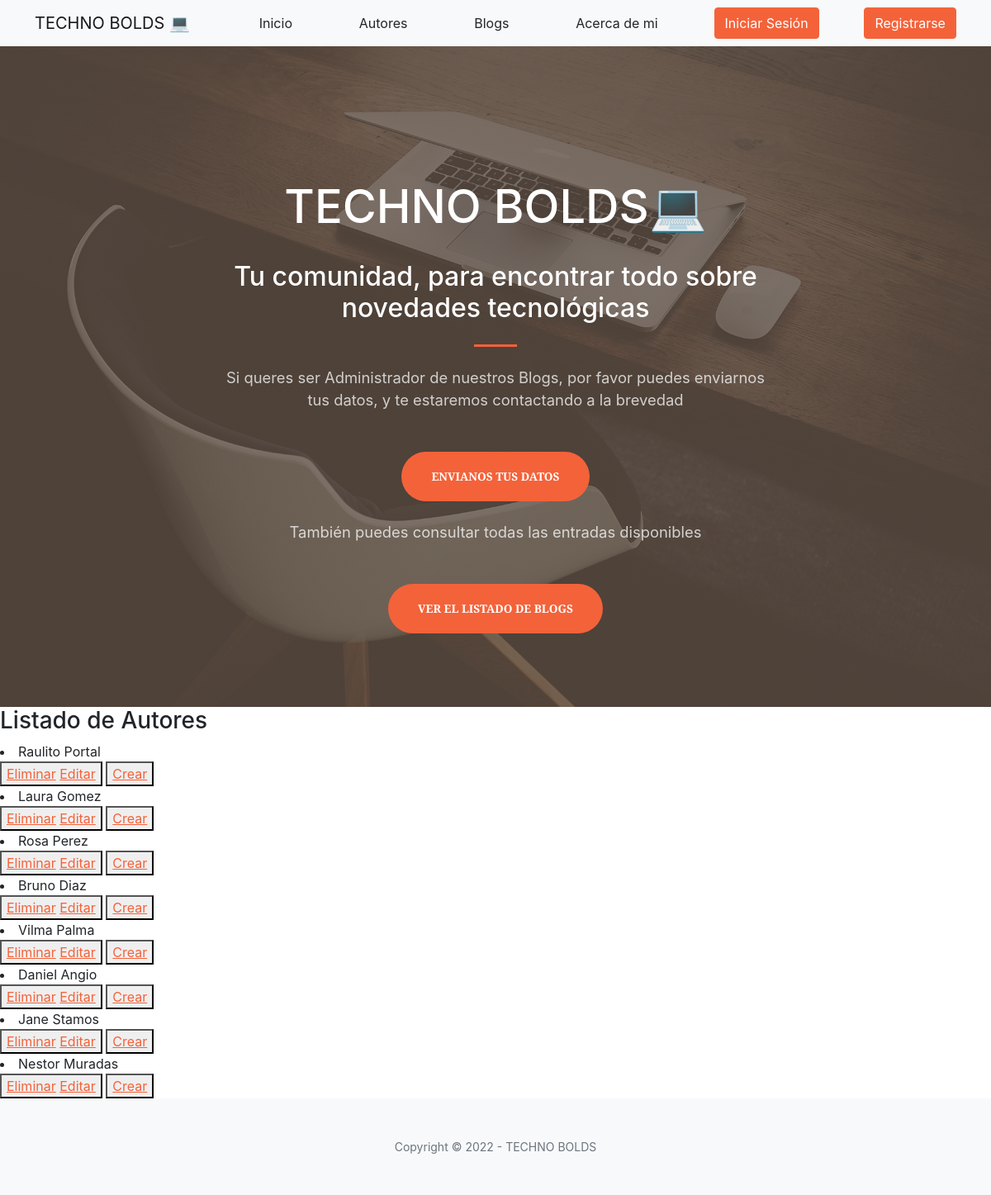
The app's page /autores/, older data.
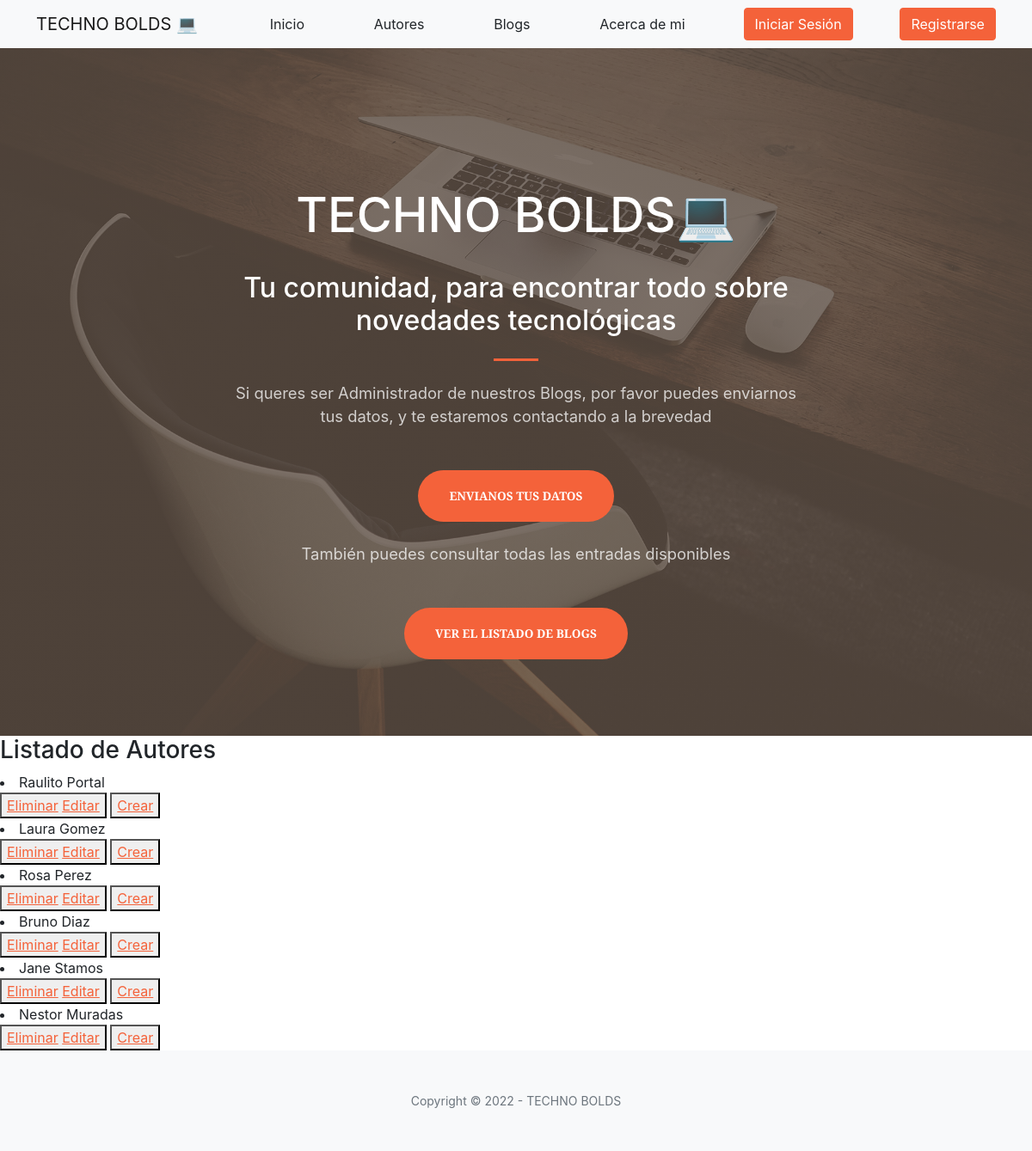
The same page, newer data.
### AppCoder/models.py (models this page shows)
class Autor(models.Model):
    nombre = models.CharField(max_length=30, default="")
    apellido = models.CharField(max_length=30 , default="")
    profesion = models.CharField(max_length=30 , default="")
    email = models.EmailField(default="")
    def __str__(self) -> str:
        return self.nombre+" "+self.apellido

### AppCoder/views.py (the view)
# urls.py: path("autores/", views.leerAutores, name="autores"),
def leerAutores(request):
    autores = Autor.objects.all()
    contexto = {'autores':autores}
    return render(request, 'appCoder/autores.html', contexto )

### AppCoder/template/AppCoder/autores.html
{% extends "appCoder/padre.html" %}
{% load static %}
{% block contenidoQueCambia %}
<h3>Listado de Autores</h3>
{% for autor in autores %}
<li>{{autor}}</li>
<button>
    <a href="{% url 'eliminarAutor' autor.nombre %}">Eliminar</a>
    <a href="{% url 'editarAutor' autor.nombre %}">Editar</a>
</button>
<button>
    <a href="{% url 'autor_crear' %}">Crear</a>
</button>
{% endfor %}
{% endblock %}

Row changes from the older to the newer data that the page shows:
removed Autor: nombre+apellido "Vilma Palma"
removed Autor: nombre+apellido "Daniel Angio"
